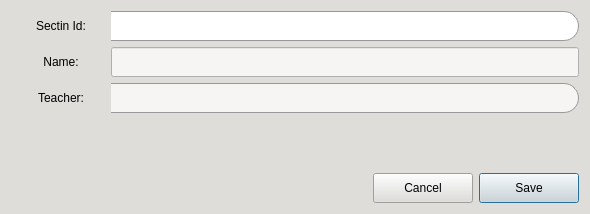
<?xml version="1.0" encoding="UTF-8"?>
<ui version="4.0">
 <class>SectionEditorDialog</class>
 <widget class="QDialog" name="SectionEditorDialog">
  <property name="geometry">
   <rect>
    <x>0</x>
    <y>0</y>
    <width>590</width>
    <height>214</height>
   </rect>
  </property>
  <property name="minimumSize">
   <size>
    <width>590</width>
    <height>214</height>
   </size>
  </property>
  <property name="maximumSize">
   <size>
    <width>590</width>
    <height>214</height>
   </size>
  </property>
  <property name="windowTitle">
   <string>Sections Editor</string>
  </property>
  <property name="styleSheet">
   <string notr="true">* {
	background-color: rgb(222, 221, 218); 
	color: black;
}

QPushButton[class=&quot;button-green&quot;] {
	border: 1px solid #0a5128;
    border-radius: 15px;
    padding: 0px 10px 0px;
    background: qlineargradient(x1:0, y1:0, x2:0, y2:1, 
                                stop:0 #1ebd5d, 
                                stop:1 #107f3f);
    color: #FFF;
    font: 10pt &quot;Inter SemiBold&quot;;
}

QPushButton[class=&quot;button-green&quot;]:hover {
    background: qlineargradient(x1:0, y1:0, x2:0, y2:1, 
                                stop:0 #2ecc71, 
                                stop:1 #27AE60);
}

QPushButton[class=&quot;button-green&quot;]:pressed {
    background: qlineargradient(x1:0, y1:0, x2:0, y2:1, 
                                stop:0 #0b572a, 
                                stop:1 #129046); 
}

QPushButton[class=&quot;button-green&quot;]:disabled {
    background: #A5D6A7;
    color: #E8F5E9;
    opacity: 0.6;
}

*[class=&quot;button-normal&quot;] {
	font: 10pt &quot;Inter&quot;;
	background: qlineargradient(x1:0, y1:0, x2:0, y2:1, 
                                stop:0 #ffffff, 
                                stop:1 #d8ecf6);
	color: black;
	border-radius: 15px;
	border: 1px solid rgb(154, 153, 150);
}

*[class=&quot;button-normal&quot;]:hover {
	background: qlineargradient(x1:0, y1:0, x2:0, y2:1, 
                                stop:0 #ffffff, 
                                stop:1 #f2f6f8);
}

*[class=&quot;button-normal&quot;]:pressed {
    background: qlineargradient(x1:0, y1:0, x2:0, y2:1, 
                                stop:0 #dce5e9, 
                                stop:1 #ffffff);
}

*[class=&quot;button-normal&quot;]:disabled {
	background: #f5f5f5;
	border: 1px solid #dcdcdc;
	color: #aeaeae;
}

*[class=&quot;input-field&quot;] {
	background-color: transparent;
}

*[class=&quot;input-field&quot;] QLineEdit {
	background-color: #ffffff;
	border: 1px solid #999;
	border-left: none;
	border-top-right-radius: 15px;
	border-bottom-right-radius: 15px;
	padding: 0px 8px;
	color: black;
}

*[class=&quot;input-field&quot;] QLabel, #label_8 {
	background-color: rgb(192, 191, 188);
	border-left: 1px solid #999;
	border-top: 1px solid #999;
	border-bottom: 1px solid #999;
	border-right: none;
	border-top-left-radius: 15px;
	border-bottom-left-radius: 15px;
	padding-left: 8px;
	color: black;
}

QComboBox {
    border: 1px solid #999;
    border-left: none;
    padding: 0px 10px;
    background-color: #ffffff;
    color: #333333;
    font: 10pt &quot;Inter Medium&quot;;
    selection-background-color: #7eb4d7;
	border-top-right-radius: 15px;
	border-bottom-right-radius: 15px;
}

QComboBox:focus, QLineEdit:focus {
    border: 1px solid #007BFF;
}

QComboBox:hover, QLineEdit:hover {
    border: 1px solid #3498db;
}

QComboBox::drop-down {
    subcontrol-origin: padding;
    subcontrol-position: top right;
    width: 30px;
    border-left-width: 0px;
    /* Match the 15px border-radius of the main control */
    border-top-right-radius: 15px;
    border-bottom-right-radius: 15px;
}

QComboBox::down-arrow {
    image: url(:/Images/Images/caret-down.png);
    border: none;
    width: 8px;
    height: 8px;
}

QComboBox QAbstractItemView {
    background-color: white !important;
    border: 1px solid #999;
    selection-background-color: #7eb4d7;
    selection-color: #ffffff;
    outline: 0; /* Removes the ugly dotted focus border */
}

QComboBox QAbstractItemView::item {
    padding: 0px 15px;
    border-radius: 4px;
    color: #333333;
}

/* Hover state for items inside the dropdown */
QComboBox QAbstractItemView::item:hover {
    background-color: #7eb4d7;
    color: #ffffff;
}</string>
  </property>
  <layout class="QVBoxLayout" name="verticalLayout">
   <item>
    <widget class="QWidget" name="widget_3" native="true">
     <property name="styleSheet">
      <string notr="true">#label_sectionId {
	background-color: #FFF;
	border: 1px solid #999;
	border-left: none;
	border-top-left-radius: 0px;
	border-bottom-left-radius: 0px;
	border-top-right-radius: 15px;
	border-bottom-right-radius: 15px;
}</string>
     </property>
     <layout class="QHBoxLayout" name="horizontalLayout_4">
      <property name="spacing">
       <number>0</number>
      </property>
      <property name="leftMargin">
       <number>0</number>
      </property>
      <property name="topMargin">
       <number>0</number>
      </property>
      <property name="rightMargin">
       <number>0</number>
      </property>
      <property name="bottomMargin">
       <number>0</number>
      </property>
      <item>
       <widget class="QLabel" name="label_8">
        <property name="minimumSize">
         <size>
          <width>100</width>
          <height>0</height>
         </size>
        </property>
        <property name="maximumSize">
         <size>
          <width>100</width>
          <height>16777215</height>
         </size>
        </property>
        <property name="text">
         <string>Sectin Id:</string>
        </property>
        <property name="alignment">
         <set>Qt::AlignCenter</set>
        </property>
       </widget>
      </item>
      <item>
       <widget class="QLabel" name="label_sectionId">
        <property name="minimumSize">
         <size>
          <width>100</width>
          <height>30</height>
         </size>
        </property>
        <property name="maximumSize">
         <size>
          <width>16777215</width>
          <height>30</height>
         </size>
        </property>
        <property name="font">
         <font>
          <weight>75</weight>
          <bold>true</bold>
         </font>
        </property>
        <property name="styleSheet">
         <string notr="true"/>
        </property>
        <property name="text">
         <string/>
        </property>
       </widget>
      </item>
     </layout>
    </widget>
   </item>
   <item>
    <widget class="QWidget" name="widget" native="true">
     <property name="class" stdset="0">
      <string>input-field</string>
     </property>
     <layout class="QHBoxLayout" name="horizontalLayout">
      <property name="spacing">
       <number>0</number>
      </property>
      <property name="leftMargin">
       <number>0</number>
      </property>
      <property name="topMargin">
       <number>0</number>
      </property>
      <property name="rightMargin">
       <number>0</number>
      </property>
      <property name="bottomMargin">
       <number>0</number>
      </property>
      <item>
       <widget class="QLabel" name="label_9">
        <property name="minimumSize">
         <size>
          <width>100</width>
          <height>30</height>
         </size>
        </property>
        <property name="maximumSize">
         <size>
          <width>100</width>
          <height>30</height>
         </size>
        </property>
        <property name="text">
         <string>Name:</string>
        </property>
        <property name="alignment">
         <set>Qt::AlignCenter</set>
        </property>
       </widget>
      </item>
      <item>
       <widget class="QLineEdit" name="txtSectionName">
        <property name="minimumSize">
         <size>
          <width>0</width>
          <height>30</height>
         </size>
        </property>
        <property name="styleSheet">
         <string notr="true">background-color: rgb(246, 245, 244); padding: 0px 10px 0px;</string>
        </property>
       </widget>
      </item>
     </layout>
    </widget>
   </item>
   <item>
    <widget class="QWidget" name="widget_2" native="true">
     <property name="class" stdset="0">
      <string>input-field</string>
     </property>
     <layout class="QHBoxLayout" name="horizontalLayout_3">
      <property name="spacing">
       <number>0</number>
      </property>
      <property name="leftMargin">
       <number>0</number>
      </property>
      <property name="topMargin">
       <number>0</number>
      </property>
      <property name="rightMargin">
       <number>0</number>
      </property>
      <property name="bottomMargin">
       <number>0</number>
      </property>
      <item>
       <widget class="QLabel" name="label_10">
        <property name="maximumSize">
         <size>
          <width>100</width>
          <height>16777215</height>
         </size>
        </property>
        <property name="text">
         <string>Teacher:</string>
        </property>
        <property name="alignment">
         <set>Qt::AlignCenter</set>
        </property>
       </widget>
      </item>
      <item>
       <widget class="QComboBox" name="cmb_teacher">
        <property name="minimumSize">
         <size>
          <width>0</width>
          <height>30</height>
         </size>
        </property>
        <property name="styleSheet">
         <string notr="true">background-color: rgb(246, 245, 244); padding: 0px 10px 0px;</string>
        </property>
        <property name="editable">
         <bool>false</bool>
        </property>
       </widget>
      </item>
     </layout>
    </widget>
   </item>
   <item>
    <spacer name="verticalSpacer">
     <property name="orientation">
      <enum>Qt::Vertical</enum>
     </property>
     <property name="sizeHint" stdset="0">
      <size>
       <width>20</width>
       <height>56</height>
      </size>
     </property>
    </spacer>
   </item>
   <item>
    <layout class="QHBoxLayout" name="horizontalLayout_2">
     <item>
      <spacer name="horizontalSpacer_2">
       <property name="orientation">
        <enum>Qt::Horizontal</enum>
       </property>
       <property name="sizeHint" stdset="0">
        <size>
         <width>40</width>
         <height>20</height>
        </size>
       </property>
      </spacer>
     </item>
     <item>
      <widget class="QPushButton" name="btnCancel">
       <property name="minimumSize">
        <size>
         <width>100</width>
         <height>30</height>
        </size>
       </property>
       <property name="maximumSize">
        <size>
         <width>100</width>
         <height>30</height>
        </size>
       </property>
       <property name="text">
        <string>Cancel</string>
       </property>
       <property name="class" stdset="0">
        <string>button-normal</string>
       </property>
      </widget>
     </item>
     <item>
      <widget class="QPushButton" name="btnSave">
       <property name="minimumSize">
        <size>
         <width>100</width>
         <height>30</height>
        </size>
       </property>
       <property name="maximumSize">
        <size>
         <width>100</width>
         <height>30</height>
        </size>
       </property>
       <property name="text">
        <string>Save</string>
       </property>
       <property name="default">
        <bool>true</bool>
       </property>
       <property name="class" stdset="0">
        <string>button-green</string>
       </property>
      </widget>
     </item>
    </layout>
   </item>
  </layout>
 </widget>
 <resources>
  <include location="../resources.qrc"/>
 </resources>
 <connections/>
</ui>
